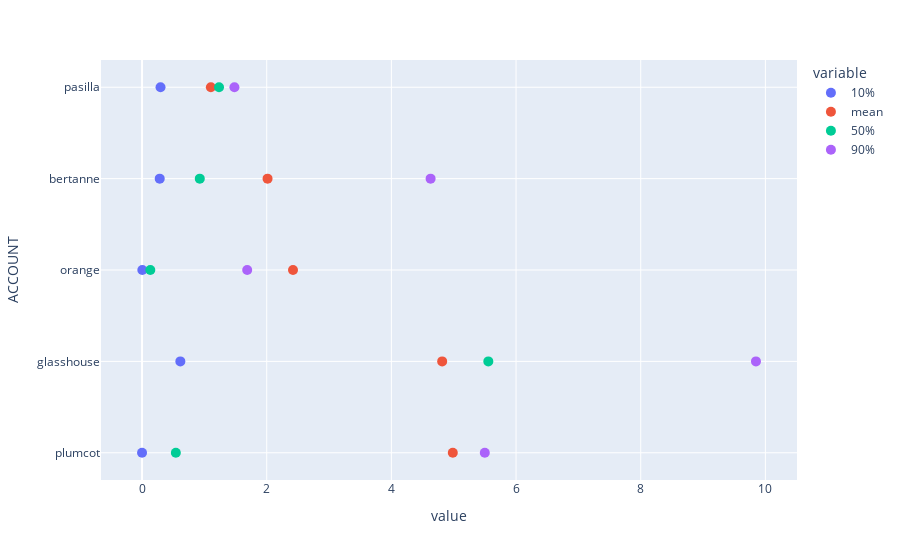

Write notebook code for a chart like this one.
### Code cell
order_by = 'mean'

accre_describe = (accre_maxwell
 .loc[np.isfinite(accre_maxwell['USEDMEM_PERSEC'])]
 .groupby('ACCOUNT')
 ['USEDMEM_PERSEC']
 .describe(percentiles=[.1, .25, .5, .75, .9])
 .sort_values(f'{order_by}', ascending=False)
 .head(5)
 .reset_index()
)

fig = px.scatter(accre_describe, y='ACCOUNT', x=['10%','mean', '50%','90%'])
fig.update_traces(marker_size=10)
fig.show()

### Figure 1 — Plotly figure (JSON) as saved in the notebook; plotly's stock layout.template omitted (floating-point values rounded to 4 significant figures)
{"data": [{"hovertemplate": "variable=10%<br>value=%{x}<br>ACCOUNT=%{y}<extra></extra>", "legendgroup": "10%", "marker": {"color": "#636efa", "size": 10, "symbol": "circle"}, "mode": "markers", "name": "10%", "orientation": "h", "showlegend": true, "type": "scatter", "x": [0, 0.6144, 0.004277, 0.2836, 0.2964], "xaxis": "x", "y": ["plumcot", "glasshouse", "orange", "bertanne", "pasilla"], "yaxis": "y"}, {"hovertemplate": "variable=mean<br>value=%{x}<br>ACCOUNT=%{y}<extra></extra>", "legendgroup": "mean", "marker": {"color": "#EF553B", "size": 10, "symbol": "circle"}, "mode": "markers", "name": "mean", "orientation": "h", "showlegend": true, "type": "scatter", "x": [4.985, 4.815, 2.422, 2.013, 1.104], "xaxis": "x", "y": ["plumcot", "glasshouse", "orange", "bertanne", "pasilla"], "yaxis": "y"}, {"hovertemplate": "variable=50%<br>value=%{x}<br>ACCOUNT=%{y}<extra></extra>", "legendgroup": "50%", "marker": {"color": "#00cc96", "size": 10, "symbol": "circle"}, "mode": "markers", "name": "50%", "orientation": "h", "showlegend": true, "type": "scatter", "x": [0.542, 5.555, 0.1327, 0.9263, 1.235], "xaxis": "x", "y": ["plumcot", "glasshouse", "orange", "bertanne", "pasilla"], "yaxis": "y"}, {"hovertemplate": "variable=90%<br>value=%{x}<br>ACCOUNT=%{y}<extra></extra>", "legendgroup": "90%", "marker": {"color": "#ab63fa", "size": 10, "symbol": "circle"}, "mode": "markers", "name": "90%", "orientation": "h", "showlegend": true, "type": "scatter", "x": [5.498, 9.849, 1.687, 4.629, 1.482], "xaxis": "x", "y": ["plumcot", "glasshouse", "orange", "bertanne", "pasilla"], "yaxis": "y"}], "layout": {"legend": {"title": {"text": "variable"}, "tracegroupgap": 0}, "margin": {"t": 60}, "xaxis": {"anchor": "y", "domain": [0, 1], "title": {"text": "value"}}, "yaxis": {"anchor": "x", "domain": [0, 1], "title": {"text": "ACCOUNT"}}}}
